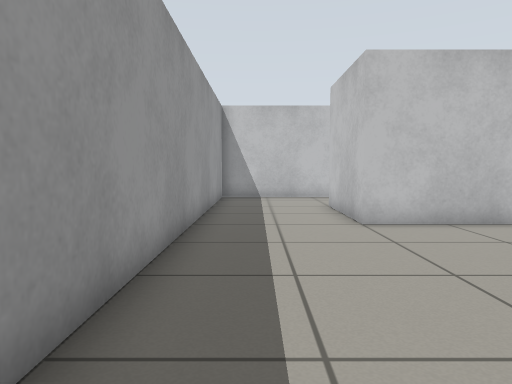
view 1 (above)

18 first-person views from a walk through a robot-simulator world made for Gazebo. The camera is 0.68 m above the floor, tilts 4° down and sees 70° across. The floor is counted in squares, 0.5 m on a side. Each view is taken from the middle of a square. On the plan, view 1 faces up. The plan holds only what a view shows up to about 15 squares ahead; the rest is blank.

view 2
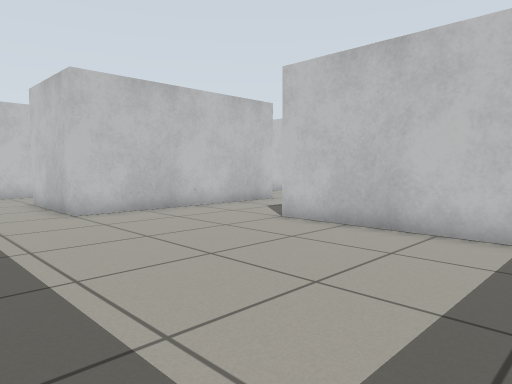

view 3
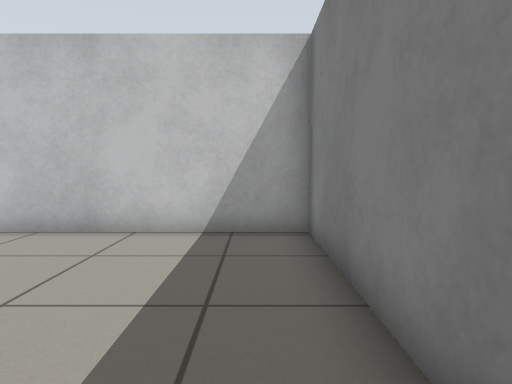

view 4
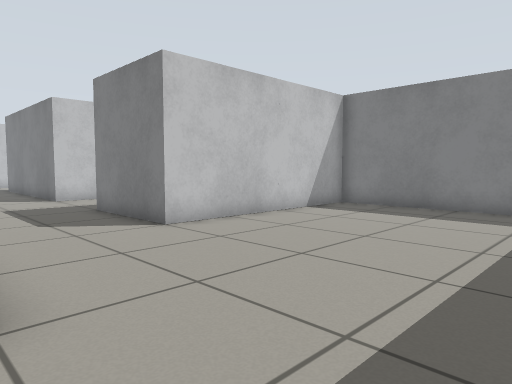

view 5
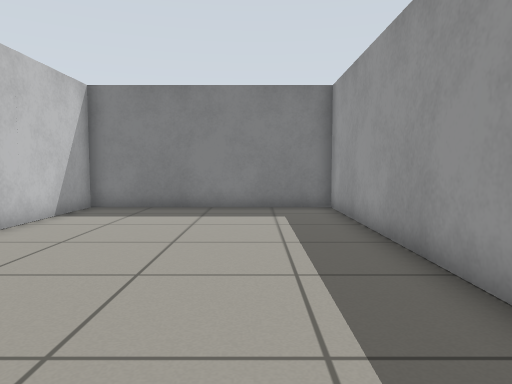

view 6
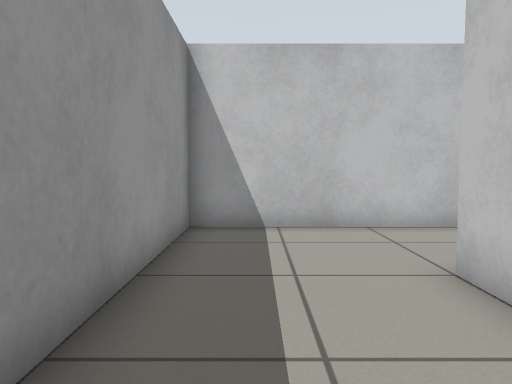

view 7
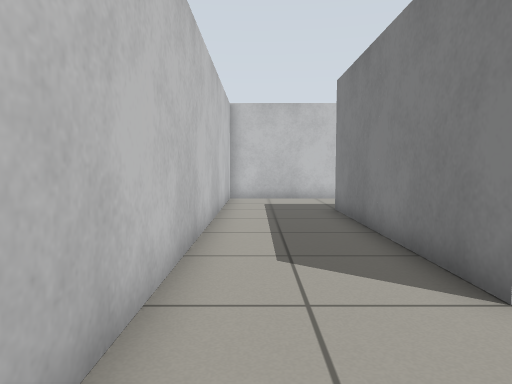

view 8
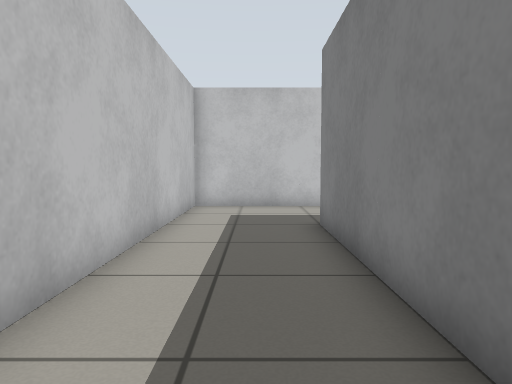

view 9
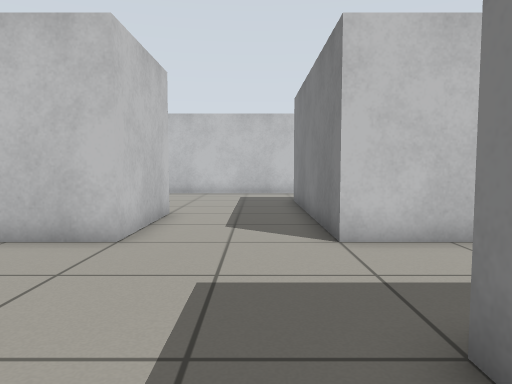

view 10
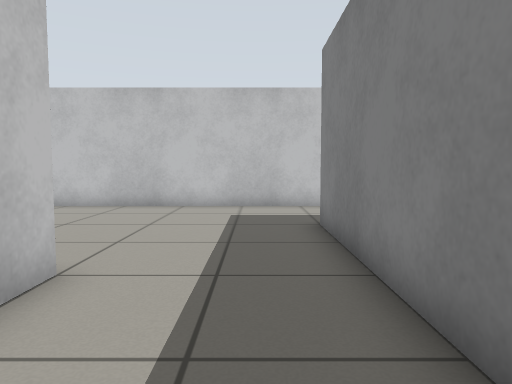

view 11
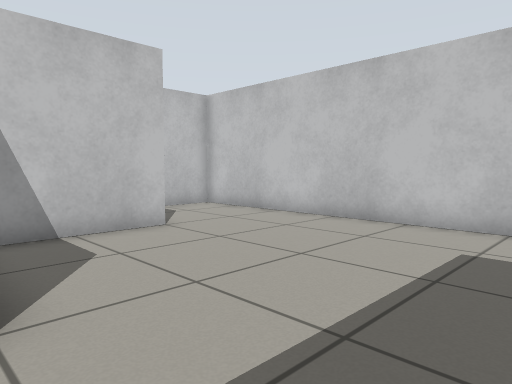

view 12
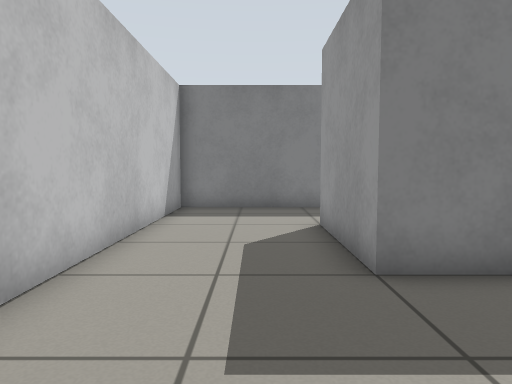

view 13
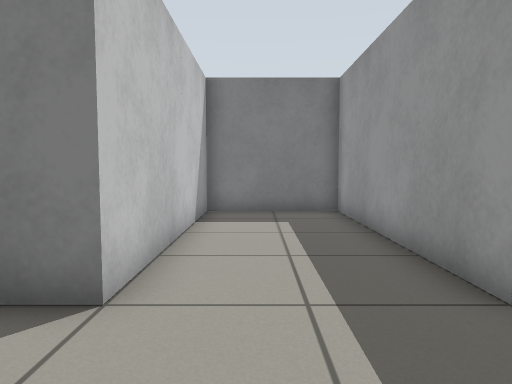

view 14
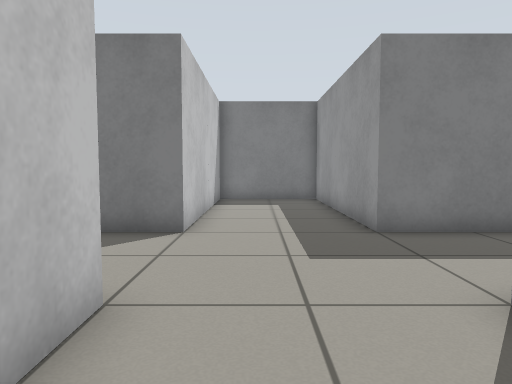

view 15
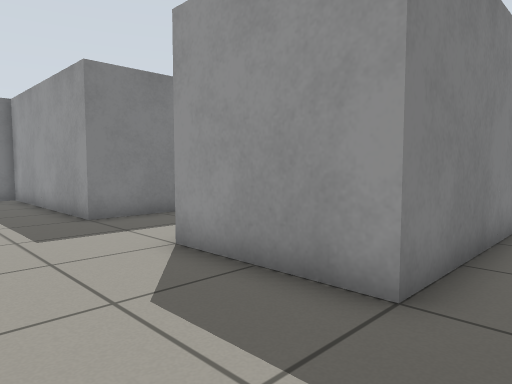

view 16
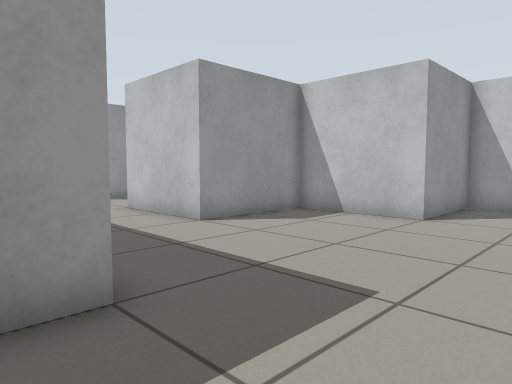

view 17
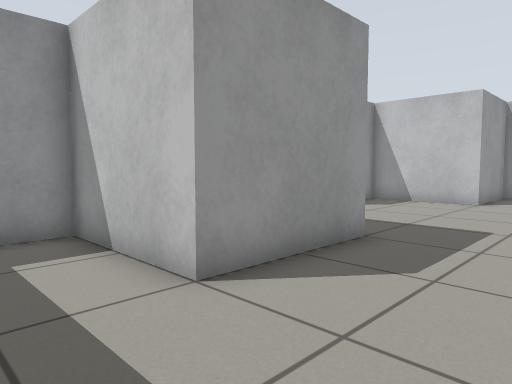

view 18
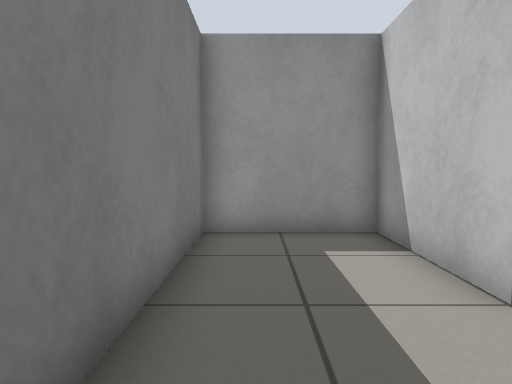

### Floor plan
Ten units are one square. View 1 is at (0, 0); x grows to the right and y downward. Boxes are objects, and circles mark ways between rooms. Rooms are numbered by the first view taken in them; rooms with no view inside come last. Other rooms are left out.
<svg viewBox="-20 -166 290 202">
<path fill="none" stroke="#000" d="M55 -85 25 -85 25 -125M15 -161 -15 -161 -15 31 65 31 65 -45M100 -85 55 -85M65 -45 105 -45 105 31 145 31 145 -45 225 -45 225 -5 185 -5 185 31 265 31 265 -161 225 -161 225 -125 185 -125 185 -85 145 -85 145 -161 15 -161M25 -125 105 -125 105 -85"/>
<circle cx="23" cy="-140" r="3" fill="#2a7"/>
<circle cx="62" cy="-65" r="3" fill="#2a7"/>
<text x="20" y="-50">1</text>
<text x="170" y="-70">2</text>
</svg>
Room 1 opens to room 2.

Where each view was taken, in squares from view 1:
view 1: 0 up, 0 right, facing up
view 2: 2 down, 1 left, facing up-right
view 3: 2 down, 1 left, facing right
view 4: 9 up, 1 left, facing down-right
view 5: 9 up, 1 right, facing down
view 6: 8 up, 0 right, facing up
view 7: 15 up, 1 left, facing right
view 8: 14 up, 2 right, facing right
view 9: 6 up, 8 right, facing right
view 10: 6 up, 14 right, facing right
view 11: 5 up, 18 right, facing up-right
view 12: 9 up, 24 right, facing down
view 13: 8 up, 13 right, facing down
view 14: 12 up, 13 right, facing down
view 15: 14 up, 14 right, facing down-left
view 16: 3 up, 26 right, facing up-left
view 17: 2 down, 26 right, facing up-left
view 18: 2 down, 26 right, facing left
